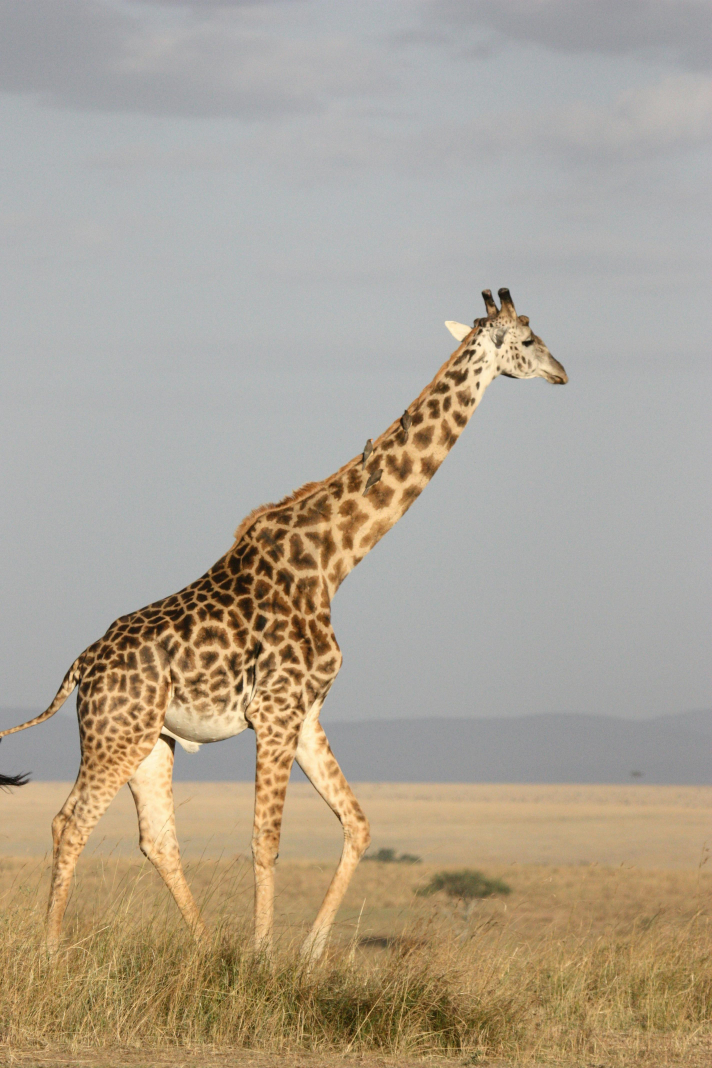
#> input picture img/giraffe.jpg, 2848 x 4272 px (shown at 1/4 size)
$ jupyter execute Threshold.ipynb
#> lines starting #> are read from the running program, lines starting #| are printed output that depends on the picture; after the words box and inside, x2 and y2 are one past the last pixel; in counts of white or black regions, pixels touching at a corner belong together
[cell 1]
import os
import cv2
import numpy as np
from matplotlib import pyplot as plt

# Creating and Displaying a Binary Image in OpenCV

[cell 2]
# Create a binary image (black(0) and white(255))
binary_image = np.array([[255, 255, 0, 0, 0],
                         [255, 255, 0, 0, 0],
                         [0, 0, 255, 255, 255],
                         [0, 0, 255, 255, 255],
                         [0, 0, 255, 255, 255]], dtype=np.uint8)

# Resize to make it visible
binary_image = cv2.resize(binary_image, (300, 300), interpolation=cv2.INTER_NEAREST)

# Show the image
cv2.imshow('Binary Image', binary_image)
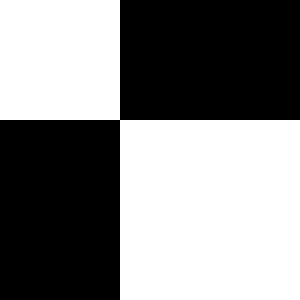
#> window 'Binary Image': shape (300, 300); 52% white; 1 black region, box (x1, y1, x2, y2) and area: (0, 0, 300, 300) 43200
cv2.waitKey(0)
cv2.destroyAllWindows()

cv2.resize(src, dsize, interpolation)

* src --> The input image
* dsize --> The desired output size (width, height). Here, (200, 200) resizes the image to 200×200 pixels.
* interpolation: The method used to resize the image.

Why Resize?

* The original binary_image is a small 5×5 pixel image.
* To make it more visible, we enlarge it to 200×200 pixels.

cv2.INTER_NEAREST (Nearest-Neighbor Interpolation)

* This is a fast and simple interpolation method that assigns the value of the nearest pixel to the new pixel.
* It preserves the sharp edges of binary images (black-and-white images).
* Unlike other interpolation methods like cv2.INTER_LINEAR, it does not introduce new pixel values, keeping the binary structure intact.

How Nearest-Neighbor Interpolation Works (cv2.INTER_NEAREST)

* When an image is resized using nearest-neighbor interpolation, each new pixel takes the value of the closest pixel from the original image. There       is no averaging, blending, or smoothing—it simply copies the nearest pixel's value.

* Nearest-neighbor interpolation is simple: it just copies the closest pixel's value.

* No new colors or shades are introduced, making it ideal for binary images (black & white) and pixel art.

* Scaling up: Expands each pixel into larger blocks.

* Scaling down: Some pixels are dropped, keeping the nearest match.

# Threshold

* Thresholding is a technique in image processing that converts a grayscale image into a binary image by applying a fixed or adaptive threshold value.    It helps in object segmentation, edge detection, and noise reduction.

# Simple Threshold

* Here It is straight forward approch.
* For every pixel, the same threshold value is applied.
* The function cv.threshold is used to apply the thresholding.
* The first argument is the source image, which should be a grayscale image.
* The second argument is the threshold value which is used to classify the pixel values.
* The third argument is the maximum value which is assigned to pixel values exceeding the threshold.
* OpenCV provides different types of thresholding which is given by the fourth parameter of the function.

1. cv.THRESH_BINARY
   * Pixels above threshold → White (255)
   * Pixels below threshold → Black (0)
2. cv.THRESH_BINARY_INV (Inverse)
   * Pixels above threshold → Black (0)
   * Pixels below threshold → White (255)
3. cv.THRESH_TRUNC
   * Pixels above threshold → Set to T
   * Pixels below threshold → Unchanged
4. cv.THRESH_TOZERO
   * Pixels below threshold → Set to 0
   * Pixels above threshold → Unchanged
5. cv.THRESH_TOZERO_INV
   * Pixels above threshold → Set to 0
   * Pixels below threshold → Unchanged

[cell 3]
img = cv2.imread(os.path.join('.', 'img', 'giraffe.jpg'))
#> img is the input picture: shape (4272, 2848, 3); mean B, G, R 146.4, 162.8, 173.5

[cell 4]
img_gray = cv2.cvtColor(img, cv2.COLOR_BGR2GRAY)
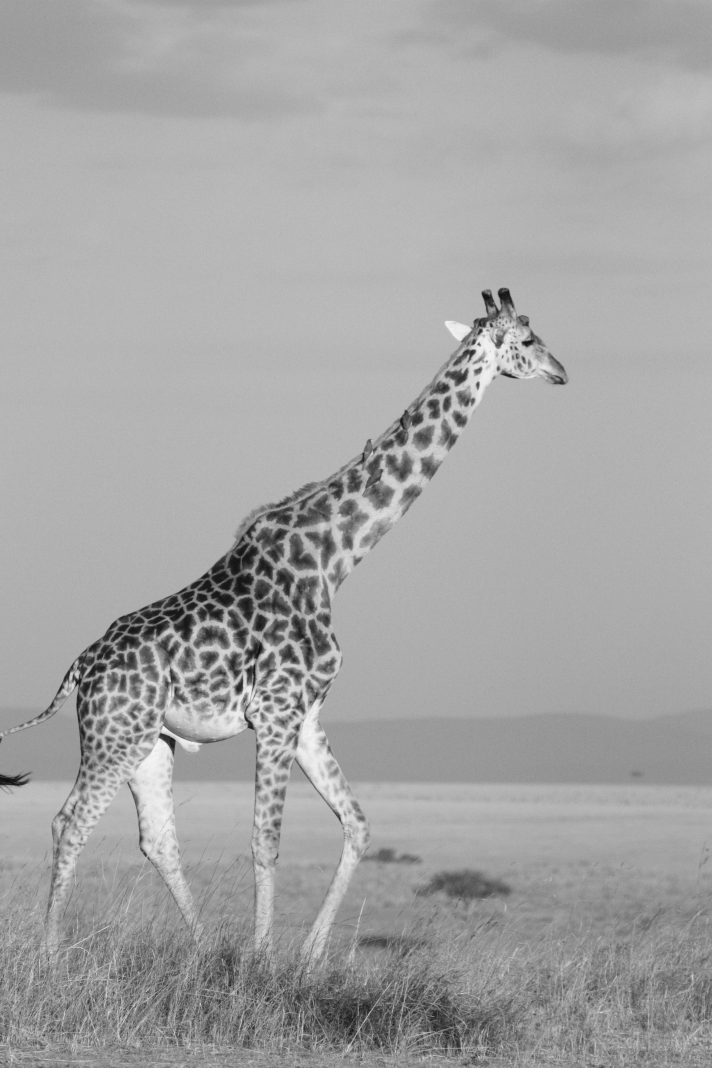
#> img_gray: shape (4272, 2848) (shown at 1/4 size); min 8, max 246, mean 164.1

ret, thresh = cv2.threshold(img_gray, 130, 255, cv2.THRESH_BINARY)
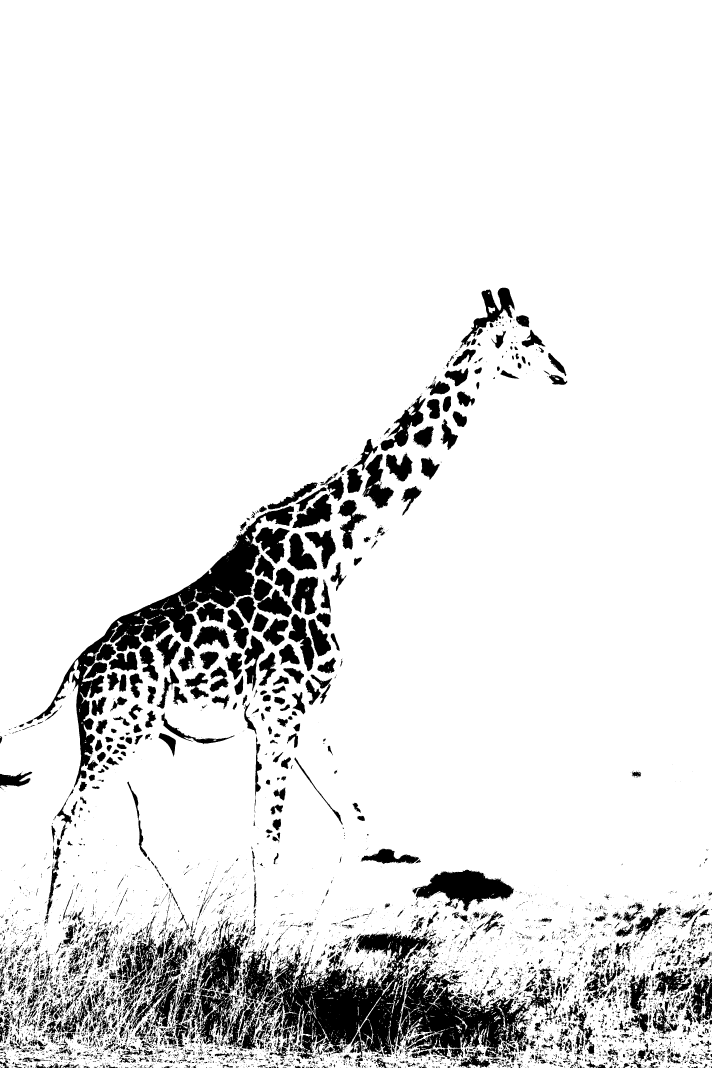
#> thresh: shape (4272, 2848) (shown at 1/4 size); 89.6% white; 8387 black regions (6350 under 20 px), largest, box (x1, y1, x2, y2) and area: (1035, 3724, 2242, 4236) 247234, (105, 2023, 1176, 3150) 128719, (699, 3729, 994, 4179) 49854
